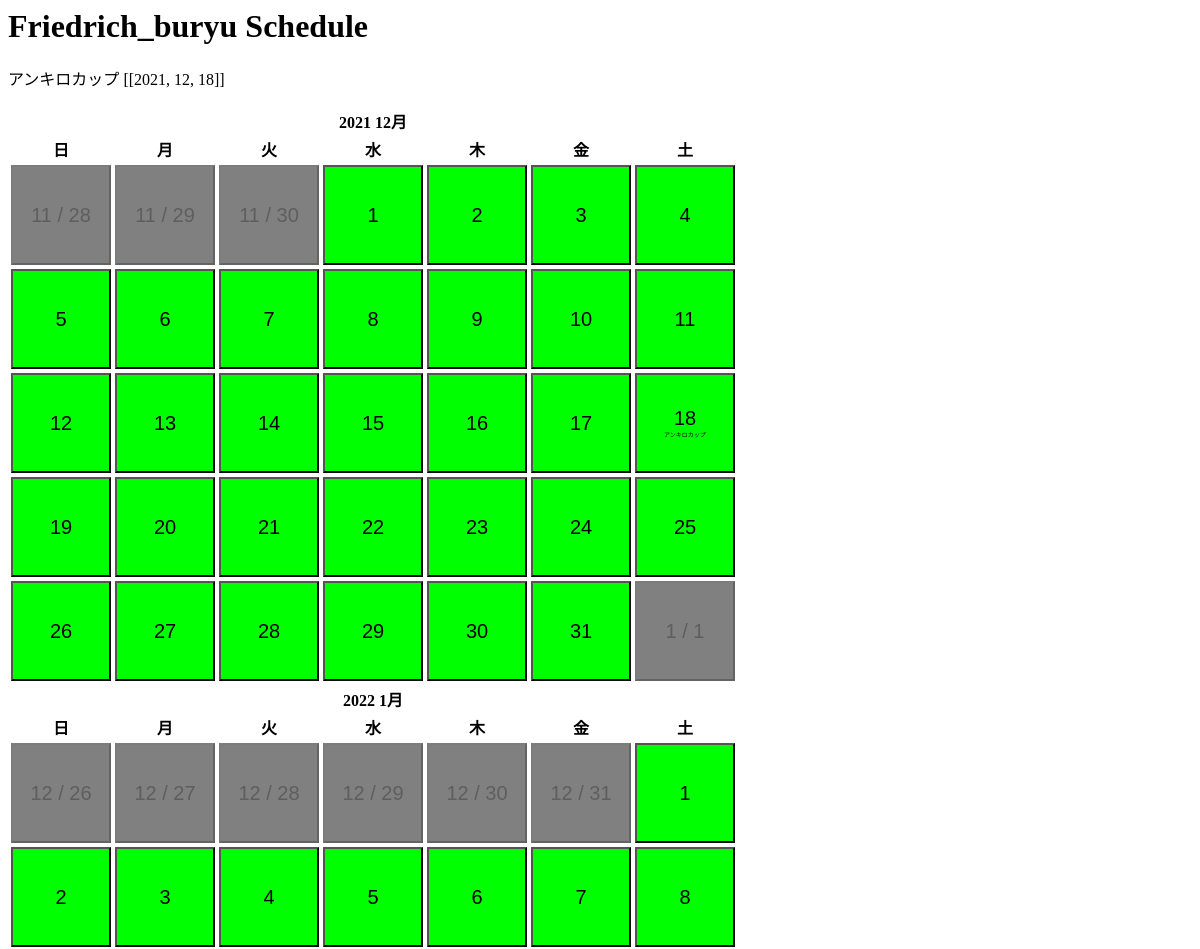
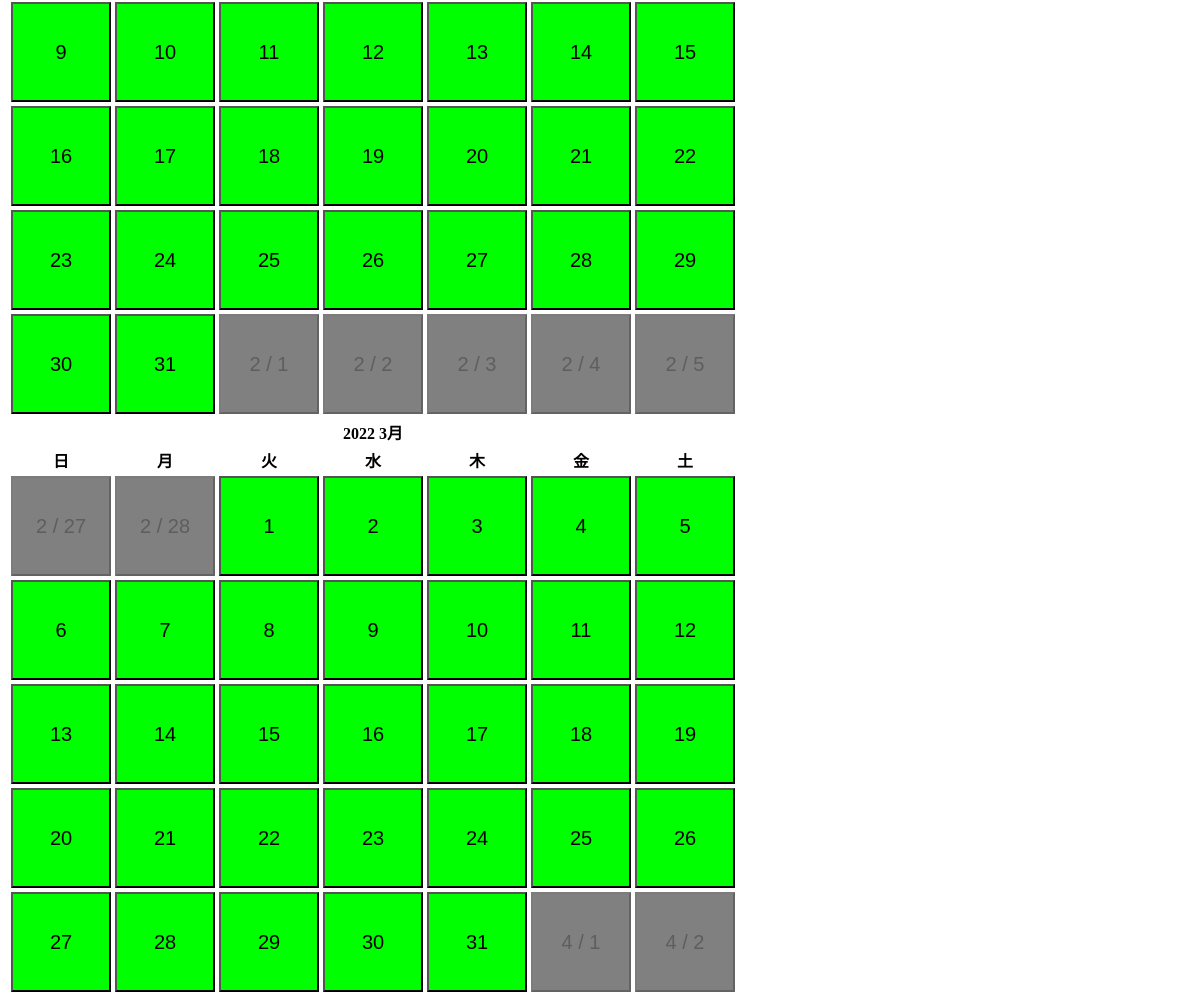
Screenshot of /schedule/user/Friedrich_buryu/ with the database file from the repository (2 pictures, top to bottom).
### schedule/models.py (models this page shows, shortened)
class TakuModel(models.Model):
    takuID = models.AutoField(primary_key=True)
    userID = models.ForeignKey(UserModel, on_delete=models.CASCADE)
    title = models.CharField(max_length=100)
    charaURL = models.CharField(max_length=300)

### schedule/views.py (the view)
# urls.py: path('user/<str:user>/',views.UserView.as_view(), name='userView'),
class UserView(TemplateView):
    template_name = 'schedule/userSchedule.html'
    def get(self,request,user):
        try:
            user_id = self.kwargs.get('user','ぬるぬるID')
            taku_model = TakuModel.objects.values('takuID','title').filter(userID=user_id)
        except:
            user_id = "ぬるぽ"
            taku_model = "ぬるぬるぽぽ"
            return redirect('/')
        schedule_dict = []
        for tm in taku_model:
            tm_dates = TakuDate.objects.values('date').filter(takuID=tm.get('takuID'))
            dates = []
            for d in tm_dates:
                dates.append([d.get('date').year,d.get('date').month,d.get('date').day])
            schedule_dict.append({'title':tm.get('title'), 'dates':dates})
        year = datetime.datetime.now().year
        month = datetime.datetime.now().month
        num = 3
        calendar_arr = calender_method(year,month,num)
        response_data={
            'user_id': user_id,
            'schedule_dict': schedule_dict,
            'calendar_arr':calendar_arr,
            'year': year,
            'month': month,
        }
        return render(request, 'schedule/userSchedule.html',response_data)

### schedule/views.py (called while the page is built)
def calender_method(year,month,num):
    calendar_arr = []
    c_month = month
    c_year = year
    c = calendar.Calendar(firstweekday=6)
    for i in range(num):
        c_month += i
        if c_month > 12:
            c_month %= 12
            c_year += 1
        if c_month <= 0:
            c_month = 12
        base_calendar_datetime = c.monthdatescalendar(c_year,c_month)
        month_arr = []
        for week in base_calendar_datetime:
            week_arr = []
            for day in week:
                week_arr.append([day.year,day.month,day.day])
            month_arr.append(week_arr)
        calendar_arr.append(month_arr)
    return calendar_arr

### templates/schedule/userSchedule.html (shortened to what this page needs)
<h1>{{user_id}} Schedule</h1>
{% for sd in schedule_dict %}
    <p>{{sd.title}} {{sd.dates}}</p>
{% endfor %}
{% for month_arr in calendar_arr %}
<table>
    <tr><th colspan="7" class="month">{{month_arr.0.6.0}} {{month_arr.0.6.1}}月</th></tr>
    <tr><th class="sun">日</th><th class="mon">月</th><th class="tue">火</th><th class="wed">水</th><th class="thu">木</th><th class="fri">金</th><th class="sat">土</th></tr>
    {% for week_arr in month_arr %}
    <tr>
        {% for day_arr in week_arr %}
        <td>
            <button class="day" {% if day_arr.1 != month_arr.0.6.1 %} disabled {% endif %} value={{day}}>
                {% if day_arr.1 != month_arr.0.6.1 %}
                    {{day_arr.1}} /
                {% endif %}
                {{day_arr.2}}
                {% for sd in schedule_dict %}
                    {% if day_arr in sd.dates %}
                        <br><span class="takutitle">{{sd.title}}</span>
                    {% endif %}
                {% endfor %}
            </button>
        </td>
        {% endfor %}
    </tr>
    {% endfor %}
</table>
{% endfor %}

### templates/schedule/userSchedule.html (style rules this page uses)
.day { padding: 4px; width: 100px; height: 100px; font-size: 20px; cursor: pointer; background: lime; }
.day:disabled { cursor: default; background: gray; }
.takutitle { font-size: 6px; }

### rows the page displays
TakuModel: userID "Friedrich_buryu", title "アンキロカップ", title "アンキロカップ"

### other values shown
{{ sd.dates }} "[[2021, 12, 18]]"
{{ month_arr.0.6.0 }} "2021" "2022" "2022"
{{ month_arr.0.6.1 }} "12" "1" "3"
{{ day_arr.1 }} "11" "11" "11" "1" "12" "12" "12" "12" "12" "12" "2" "2" "2" "2" "2" "2" "2" "4" "4"
{{ day_arr.2 }} "28" "29" "30" "1" "2" "3" "4" "5" "6" "7" "8" "9" "10" "11" "12" "13" "14" "15" "16" "17" "18" "19" "20" "21" "22" "23" "24" "25" "26" "27" "28" "29" "30" "31" "1" "26" "27" "28" "29" "30" "31" "1" "2" "3" "4" "5" "6" "7" "8" "9" "10" "11" "12" "13" "14" "15" "16" "17" "18" "19" "20" "21" "22" "23" "24" "25" "26" "27" "28" "29" "30" "31" "1" "2" "3" "4" "5" "27" "28" "1" "2" "3" "4" "5" "6" "7" "8" "9" "10" "11" "12" "13" "14" "15" "16" "17" "18" "19" "20" "21" "22" "23" "24" "25" "26" "27" "28" "29" "30" "31" "1" "2"
